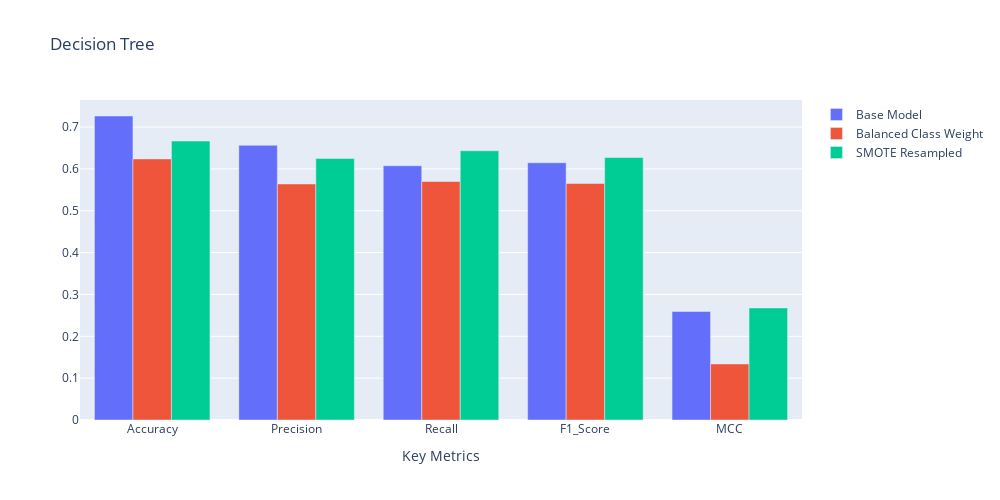

The notebook cell this image was saved under:
### Code cell
base = go.Bar(x=base_res.index, y=base_res['Decision Tree'], name='Base Model')
balanced_classweight = go.Bar(x=balanced_res.index, y=balanced_res['Balanced Decision Tree'], name='Balanced Class Weight')
resampled = go.Bar(x=resampled_res.index, y=resampled_res['Resampled Decision Tree'], name='SMOTE Resampled')

fig = go.Figure(data=[base, balanced_classweight, resampled])

fig.update_layout(
    width=1000, height=500,
    title='Decision Tree',
    xaxis_title='Key Metrics',
    yaxis_title=' ',
    barmode='group'  
)

fig.show()

### Figure 1 — Plotly figure (JSON) as saved in the notebook; plotly's stock layout.template omitted (floating-point values rounded to 4 significant figures)
{"data": [{"name": "Base Model", "type": "bar", "x": ["Accuracy", "Precision", "Recall", "F1_Score", "MCC"], "y": [0.7265, 0.6564, 0.6075, 0.6148, 0.2594]}, {"name": "Balanced Class Weight", "type": "bar", "x": ["Accuracy", "Precision", "Recall", "F1_Score", "MCC"], "y": [0.6239, 0.5641, 0.57, 0.5652, 0.134]}, {"name": "SMOTE Resampled", "type": "bar", "x": ["Accuracy", "Precision", "Recall", "F1_Score", "MCC"], "y": [0.6667, 0.625, 0.6435, 0.6274, 0.2679]}], "layout": {"barmode": "group", "height": 500, "title": {"text": "Decision Tree"}, "width": 1000, "xaxis": {"autorange": true, "range": [-0.5, 4.5], "title": {"text": "Key Metrics"}, "type": "category"}, "yaxis": {"autorange": true, "range": [0, 0.7647], "title": {"text": " "}, "type": "linear"}}}
